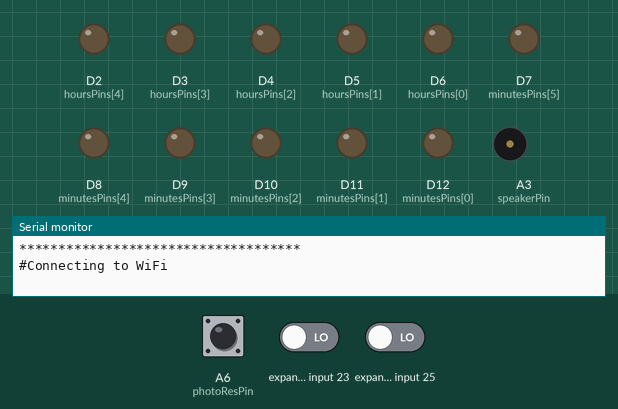
Recording of a sketch running on a simulated Arduino MKR. Parts: output pins drawn as LEDs (lit = HIGH), buzzer (waves = sounding, pin HIGH), the last lines printed to the serial monitor. The test bench sets the inputs (shaded band); at power-on: expander input 23 LOW, A6 (photoResPin) HIGH, expander input 25 LOW. WiFi joins after 1.5 s; servers stay silent unless stated; uploads are accepted with an empty reply; the local clock reads 2024-03-15 10:24:30 at power-on unless the sketch sets it; web services answer with replies made up by the test bench.

Above: at 6.2 s.
6.3 s: expander input 23 driven HIGH
At 7.0 s:
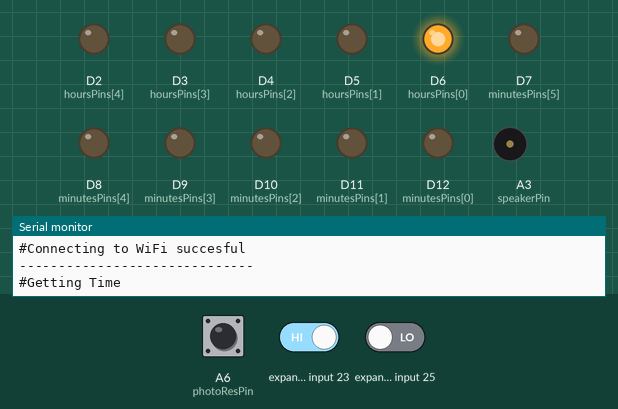
At 8.2 s:
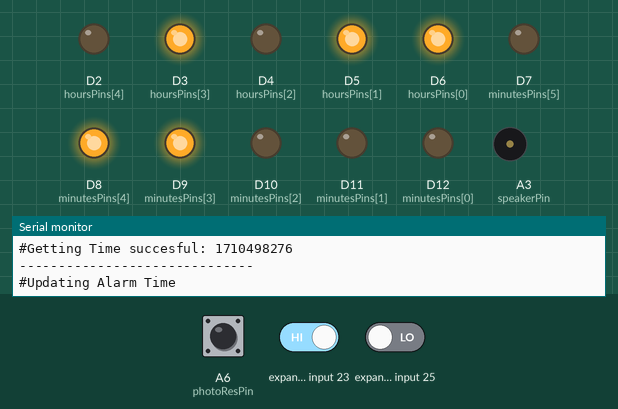
Timing chart, 0 to 33.3 s (numbered marks = the images above; inputs shaded):
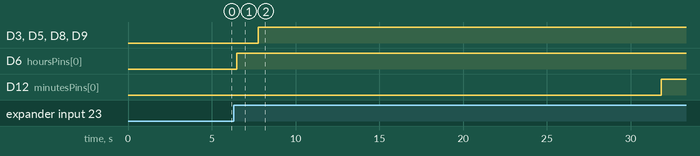

The sketch:

Clock.ino
```cpp
#include <ArduinoJson.h>
#include <RTCZero.h>
#include <ArduinoLowPower.h>
#include <WiFiNINA.h>
#include "Secrets.h"

const int incrPin = 14, decrPin = 15, editAlTmPin = 16, showTmPin = 19, stopAlPin = 17, speakerPin = 18, photoResPin = 21,
          hoursPins[] = {6, 5, 4, 3, 2}, minutesPins[] = {12, 11, 10, 9, 8, 7};

boolean idle, wakeupInterrupt, set = false;
const int dblClickDur = 500, showTimeDur = 10 * 1000, timeRefreshInterval = 500, updateInterval = 300 * 1000;
int32_t dblClickBeg, showTimeBeg, lastTimeRefresh, lastUpdate;

RTCZero rtc;
boolean alarmRinging, getTimePending, updateAlTmPending;
unsigned long alarmEpoch;
const int soundOn = 920, soundOff = 1000;
int32_t lastSound;

const char ssid[] = SECRET_SSID, pass[] = SECRET_PASS, gitToken[] = SECRET_GIT_TOKEN;
const char timeServerHost[] = "worldtimeapi.org", timeServerPath[] = "/api/ip";
const char alTmHost[] = "raw.githubusercontent.com", alTmPath[] = "/Debussy69/ArduinoAlarm/main/data/alarm_times.json", userAgent[] = "Debussy69";
int wifiStatus = WL_IDLE_STATUS;
String response;

void setup()
{
  idle = false;
  wakeupInterrupt = false;

  alarmRinging = false;
  getTimePending = true;
  updateAlTmPending = true;

  pinMode(LED_BUILTIN, OUTPUT);
  pinMode(speakerPin, OUTPUT);
  for (int pin : hoursPins)
  {
    pinMode(pin, OUTPUT);
  }
  for (int pin : minutesPins)
  {
    pinMode(pin, OUTPUT);
  }
  digitalWrite(speakerPin, LOW);

  pinMode(incrPin, INPUT_PULLUP);
  pinMode(decrPin, INPUT_PULLUP);
  pinMode(editAlTmPin, INPUT_PULLUP);
  pinMode(stopAlPin, INPUT_PULLUP);
  pinMode(showTmPin, INPUT_PULLUP);
  pinMode(photoResPin, INPUT_PULLUP);
  LowPower.attachInterruptWakeup(digitalPinToInterrupt(showTmPin), onShowTmInterrupt, RISING);
  LowPower.attachInterruptWakeup(digitalPinToInterrupt(photoResPin), onPhotoResInterrupt, CHANGE);

  Serial.begin(9600);
  delay(5000);
  Serial.println("************************************");
  digitalWrite(LED_BUILTIN, HIGH);

  onPhotoResInterrupt();

  rtc.begin();
}

void loop()
{
  int64_t ms = millis();

  if ((!idle || wakeupInterrupt) && ms - lastTimeRefresh > timeRefreshInterval && !getTimePending)
  {
    lastTimeRefresh = ms;
    showTime(rtc.getEpoch());
  }

  if (alarmRinging)
  {
    if (ms - lastSound > soundOff)
    {
      digitalWrite(speakerPin, LOW);
      lastSound = ms;
    }
    else if (ms - lastSound > soundOn)
    {
      digitalWrite(speakerPin, HIGH);
    }

    if (digitalRead(stopAlPin) == LOW)
    {
      alarmRinging = false;
      getTimePending = true;
      updateAlTmPending = true;
    }
  }
  else
  {
    if (getTimePending)
    {
      getTime();
    }
    else if (updateAlTmPending)
    {
      updateAlTm();
    }
    else if (idle)
    {
      if (wakeupInterrupt)
      {
        if (ms - showTimeBeg < showTimeDur)
          return;
        wakeupInterrupt = false;
      }

      int timeTilAlarm = (alarmEpoch - rtc.getEpoch()) * 1000;
      if (timeTilAlarm > updateInterval || alarmEpoch == 0)
      {
        hideTime();
        digitalWrite(LED_BUILTIN, LOW);
        LowPower.sleep(updateInterval);
        digitalWrite(LED_BUILTIN, HIGH);

        getTimePending = true;
        updateAlTmPending = true;
      }
      else if (timeTilAlarm > 0)
      {
        hideTime();
        digitalWrite(LED_BUILTIN, LOW);
        LowPower.sleep(timeTilAlarm);
        digitalWrite(LED_BUILTIN, HIGH);

        if (!wakeupInterrupt)
        {
          alarmRinging = true;
          showTime(rtc.getEpoch());
        }
      }
      else
      {
        alarmRinging = true;
        showTime(rtc.getEpoch());
      }
    }
    else
    {
      int timeTilAlarm = (alarmEpoch - rtc.getEpoch()) * 1000;
      if (ms - lastUpdate > updateInterval && (timeTilAlarm > updateInterval || alarmEpoch == 0))
      {
        getTimePending = true;
        updateAlTmPending = true;
        lastUpdate = ms;
      }
      else if (alarmEpoch != 0 && timeTilAlarm <= 0)
      {
        alarmRinging = true;
      }
    }
  }
}

void getTime()
{

  digitalWrite(LED_BUILTIN, LOW);
  connectToWiFi();

  Serial.println("#Getting Time");
  WiFiClient client;

  if (client.connect(timeServerHost, 80))
  {
    client.print("GET ");
    client.print(timeServerPath);
    client.println(" HTTP/1.1");
    client.print("Host: ");
    client.println(timeServerHost);
    client.println("Connection: close");
    client.println();

    response = client.readString();
  }
  else
  {
    Serial.println("#Connection failed");
    return;
  }
  client.flush();
  client.stop();

  response = response.substring(response.indexOf('{'));

  DynamicJsonDocument doc(2048);
  DeserializationError error = deserializeJson(doc, response);
  if (error)
  {
    Serial.print("#Deserialize Json failed: ");
    Serial.println(error.f_str());
    return;
  }

  rtc.setEpoch(doc["unixtime"].as<int32_t>() + doc["dst_offset"].as<int16_t>() + doc["raw_offset"].as<int16_t>());
  getTimePending = false;
  digitalWrite(LED_BUILTIN, HIGH);
  Serial.print("#Getting Time succesful: ");
  Serial.println(rtc.getEpoch());
  Serial.println("------------------------------");
}

void updateAlTm()
{
  digitalWrite(LED_BUILTIN, LOW);
  connectToWiFi();

  Serial.println("#Updating Alarm Time");

  WiFiSSLClient client;

  if (client.connect(alTmHost, 443))
  {
    client.print("GET ");
    client.print(alTmPath);
    client.println(" HTTP/1.1");
    client.print("Host: ");
    client.println(alTmHost);
    client.print("User-Agent: ");
    client.println(userAgent);
    client.println("Connection: close");
    client.println();

    response = client.readString();
  }
  else
  {
    Serial.println("#Connection failed");
    return;
  }
  client.flush();
  client.stop();

  response = response.substring(response.indexOf('{'));
  DynamicJsonDocument alTms(2048);
  DeserializationError error = deserializeJson(alTms, response);
  if (error)
  {
    Serial.print("#Deserialize Json failed: ");
    Serial.println(error.f_str());
    return;
  }

  int alTmsSize = alTms.size();
  if (alTmsSize < 7)
  {
    Serial.println("#Alarm Times invalid");
    return;
  }

  int epoch = rtc.getEpoch();
  int timeOfDay = epoch % 86400, dayOfWeek = (epoch / 86400 + 3) % 7;
  int alarmHour = alTms[String(dayOfWeek)]["h"], alarmMinute = alTms[String(dayOfWeek)]["m"];

  if ((int)alTms[String(dayOfWeek)]["a"] == 1 && alarmHour * 3600 + alarmMinute * 60 > timeOfDay)
  {
    alarmEpoch = epoch - timeOfDay + alarmHour * 3600 + alarmMinute * 60;
  }
  else if ((int)alTms[String((dayOfWeek + 1) % 7)]["a"] == 1)
  {
    alarmHour = alTms[String((dayOfWeek + 1) % 7)]["h"];
    alarmMinute = alTms[String((dayOfWeek + 1) % 7)]["m"];
    alarmEpoch = epoch - timeOfDay + alarmHour * 3600 + alarmMinute * 60 + 86400;
  }
  else
  {
    alarmEpoch = 0;
  }

  updateAlTmPending = false;

  digitalWrite(LED_BUILTIN, HIGH);
  Serial.print("#Updating Alarm Time succesful: ");
  Serial.println(alarmEpoch);
  Serial.println("------------------------------");
}

void connectToWiFi()
{
  digitalWrite(LED_BUILTIN, LOW);
  if (wifiStatus = WiFi.status() != WL_CONNECTED)
  {
    Serial.println("#Connecting to WiFi");
    while (wifiStatus != WL_CONNECTED)
    {
      wifiStatus = WiFi.begin(ssid, pass);
      Serial.println("#Connecting to WiFi");
    }
    Serial.println("#Connecting to WiFi succesful");
    Serial.println("------------------------------");
  }
  digitalWrite(LED_BUILTIN, HIGH);
}

void showTime(int epoch)
{
  int timeOfDay = epoch % 86400;
  int hours = timeOfDay / 3600;
  int minutes = (timeOfDay % 3600) / 60;
  for (int i = 0; i < 5; i++)
  {
    digitalWrite(hoursPins[i], (hours >> i) & 1);
  }
  for (int i = 0; i < 6; i++)
  {
    digitalWrite(minutesPins[i], (minutes >> i) & 1);
  }

  // digitalWrite(2, HIGH);
}

void hideTime()
{
  for (int i = 0; i < 5; i++)
  {
    digitalWrite(hoursPins[i], LOW);
  }
  for (int i = 0; i < 6; i++)
  {
    digitalWrite(minutesPins[i], LOW);
  }
}

void onShowTmInterrupt()
{
  int32_t ms = millis();
  if (idle)
  {
    wakeupInterrupt = true;
    showTimeBeg = ms;
    return;
  }
  getTimePending = true;
  updateAlTmPending = true;
}

void onPhotoResInterrupt()
{
  if (alarmRinging)
    return;
  idle = digitalRead(photoResPin);
}
```

Secrets.h
```cpp
#define SECRET_SSID "FRITZ!Box 7590 JA"
#define SECRET_PASS "50282946788219191693"

#define SECRET_GIT_TOKEN "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"
```

Measured:
- after the input at 6.3 s, D3 (hoursPins[3]), D5 (hoursPins[1]), D8 (minutesPins[4]), D9 (minutesPins[3]): LOW → HIGH after 1.5 s; D12 (minutesPins[0]): LOW → HIGH after 25.5 s
